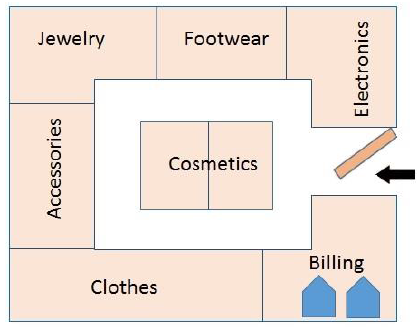
#> input picture Blueprints/i3.jpg, 419 x 334 px
$ jupyter execute processImage.ipynb
#> lines starting #> are read from the running program, lines starting #| are printed output that depends on the picture; after the words box and inside, x2 and y2 are one past the last pixel; in counts of white or black regions, pixels touching at a corner belong together
[cell 1]
import cv2 as cv
import numpy as np
from matplotlib import pyplot as plt

[cell 2]
def getCannyEdge(image):
    try:
        grey = cv.cvtColor(image, cv.COLOR_BGR2GRAY)
        bilateralFilter = cv.bilateralFilter(grey, 11, 17, 17)
        # thresh = cv.threshold(bilateralFilter, 60, 255, cv.THRESH_BINARY)[1]
    except:
        bilateralFilter = image
    imageMedian = np.median(image)
    lowerThreshold = max(0, (0.7 * imageMedian))
    upperThreshold = min(255, (0.7 * imageMedian))
    CannyEdged = cv.Canny(bilateralFilter, lowerThreshold , upperThreshold)
    for i in range(CannyEdged.shape[0]):
        for j in range(CannyEdged.shape[1]):
            if(CannyEdged[i][j]):
                CannyEdged[i][j] = 0
            else:
                CannyEdged[i][j] = 255
    return CannyEdged

[cell 3]
def getStoreBoundries(image):
    area = image.shape[0]*image.shape[1]
    minarea = min(image.shape[0],image.shape[1])
    maxarea = area*(minarea-1)//minarea
    boundryImage = np.copy(image)
    for i in range(boundryImage.shape[0]):
        for j in range(boundryImage.shape[1]):
            if(not boundryImage[i][j]):
                boundryImage[i][j] = 255

    (cnts, _) = cv.findContours(cannyImg, cv.RETR_LIST, cv.CHAIN_APPROX_SIMPLE)
    cnts=sorted(cnts, key = cv.contourArea, reverse = True)
    storeBoundries = []
    for c in cnts:
        x,y,w,h = cv.boundingRect(c)
        if(w > image.shape[1]//15 and h > image.shape[0]//15 and w*h in range(minarea,maxarea) ):
            storeBoundries.append([x,y,w,h])
            cv.rectangle(boundryImage,(x,y),(x+w,y+h),(0,0,255),1)
    return (boundryImage, storeBoundries)

[cell 4]
def getStoreNodes(image, storeBoundries):
    storeNodes = []
    i=0
    for [x,y,w,h] in storeBoundries:
        if(not([x+w//2, y+h//2] in storeNodes)):
            i+=1
            storeNodes.append([x+w//2, y+h//2])
        # cv.circle(image, (x+w//2,y+h//2), 2, (0, 0, 0), 2)
        cv.putText(image, str(i), (x + w // 2, y + h // 2), cv.FONT_HERSHEY_SIMPLEX, 1, (0, 0, 255), 2, cv.LINE_AA)

    return (image, storeNodes)

[cell 5]
image = cv.imread('./Blueprints/i3.jpg')
#> image is the input picture: shape (334, 419, 3); mean B, G, R 221.3, 228.5, 239.4
print(image.shape)
#| (334, 419, 3)
cannyImg = getCannyEdge(image)
#> in getCannyEdge, `grey = cv.cvtColor(image, cv.COLOR_BGR2GRAY)`:
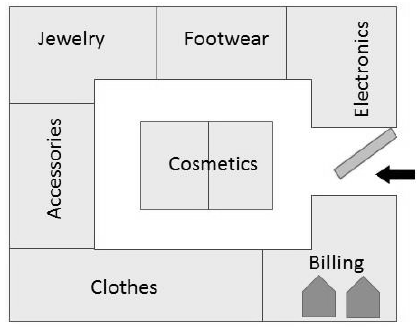
#> grey: shape (334, 419); min 0, max 255, mean 231
#> in getCannyEdge, `imageMedian = np.median(image)`: imageMedian = 245
#> in getCannyEdge, `lowerThreshold = max(0, (0.7 * imageMedian))`: lowerThreshold = 171.5
#> in getCannyEdge, `CannyEdged = cv.Canny(bilateralFilter, lowerThreshold , upperThreshold)`:
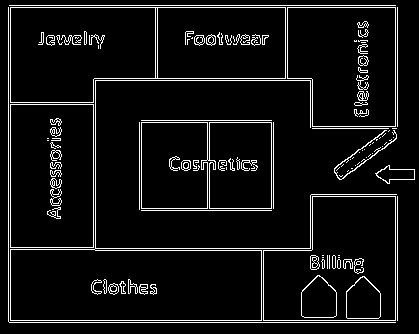
#> CannyEdged: shape (334, 419); 6.7% white in thin lines or dots
#> after the loop in getCannyEdge, `for i in range(CannyEdged.shape[0]):`: CannyEdged: shape (334, 419); 93.3% white; black in thin lines or dots
# cannyImg = getCannyEdge(cannyImg)
# cv.imshow('cannyImg',cannyImg)
cv.imwrite('./Outputs/cannyImg.png',cannyImg)

(storeImg, storeBoundries) = getStoreBoundries(np.copy(cannyImg))
#> after the loop in getStoreBoundries, `for i in range(boundryImage.shape[0]):`: boundryImage: shape (334, 419); every value is 255
#> in getStoreBoundries, `(cnts, _) = cv.findContours(cannyImg, cv.RETR_LIST, cv.CHAIN_APPROX_SI..`: cnts = 648 contours, 560 with area under 20; largest, box (x1, y1, x2, y2) and area: (0, 0, 419, 334) 139194, (9, 103, 95, 249) 12323, (11, 105, 93, 247) 11421, (9, 6, 287, 104) 10446, (158, 8, 285, 78) 8694
#> the loop in getStoreBoundries, `for c in cnts:` made 648 passes
#> (x, y, w, h) on passes 2, 4, 6: (9, 103, 86, 146), (9, 6, 278, 98), (94, 79, 218, 171)
#> after the loop in getStoreBoundries, `for c in cnts:`:
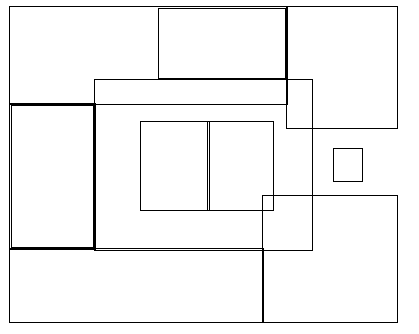
#> boundryImage: shape (334, 419); 96.3% white; black in thin lines or dots, all inside (x1, y1, x2, y2) = (9, 6, 398, 323)
#> after the loop in getStoreBoundries, `for c in cnts:`: storeBoundries = [[9, 103, 86, 146], [11, 105, 82, 142], [9, 6, 278, 98], [158, 8, 127, 70], [94, 79, 218, 171], [9, 248, 254, 74], [262, 195, 135, 127], [286, 6, 111, 122], [140, 121, 69, 89], [207, 121, 66, 89], [333, 148, 29, 33]]
# cv.imshow('Stores',storeImg)
cv.imwrite('./Outputs/Stores.png',storeImg)


(nodeImg, storeNodes) = getStoreNodes(np.copy(storeImg), storeBoundries)
#> the loop in getStoreNodes, `for [x,y,w,h] in storeBoundries:` made 11 passes
#> after the loop in getStoreNodes, `for [x,y,w,h] in storeBoundries:`: i = 10; storeNodes = [[52, 176], [148, 55], [221, 43], [203, 164], [136, 285], [329, 258], [341, 67], [174, 165], [240, 165], [347, 164]]
# cv.imshow('Nodes',nodeImg)
cv.imwrite('./Outputs/Nodes.png',nodeImg)
#> Out = True


# print(cannyImg.shape,storeImg.shape)
# print(len(storeBoundries),len(storeNodes))


# cv.waitKey(0)
